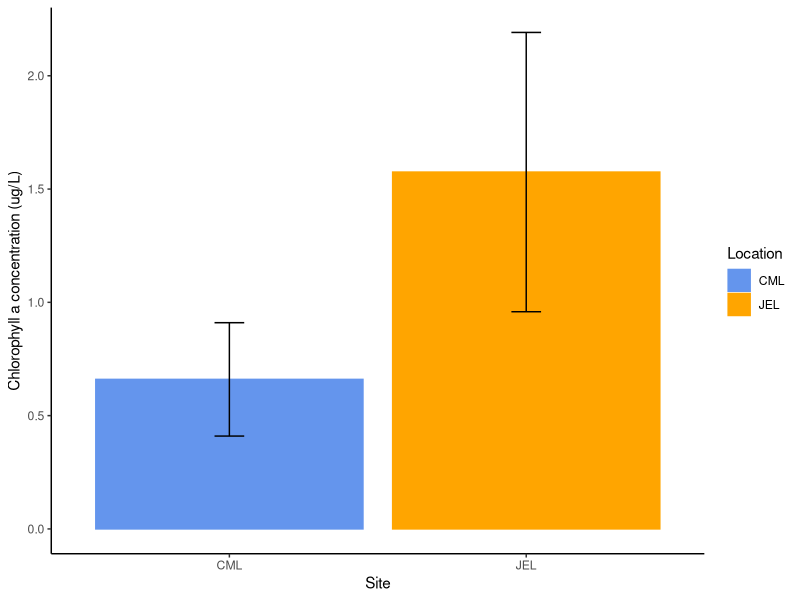
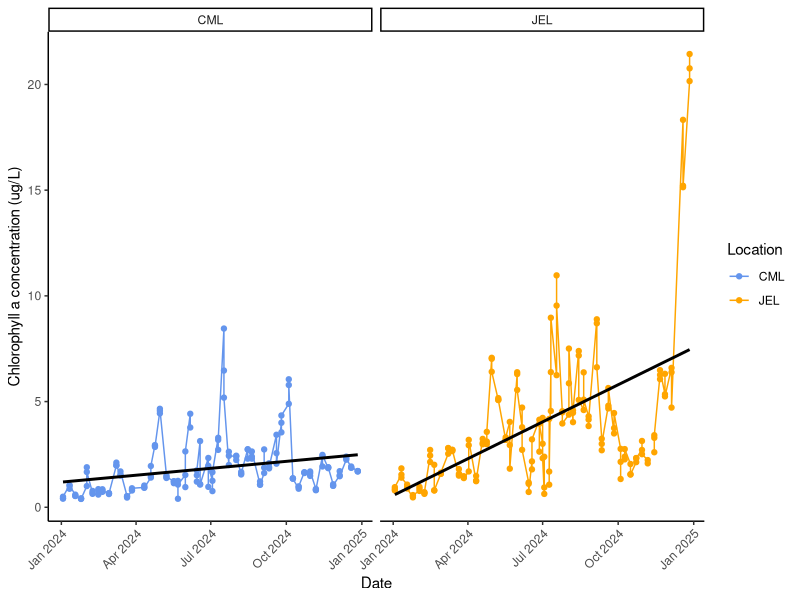
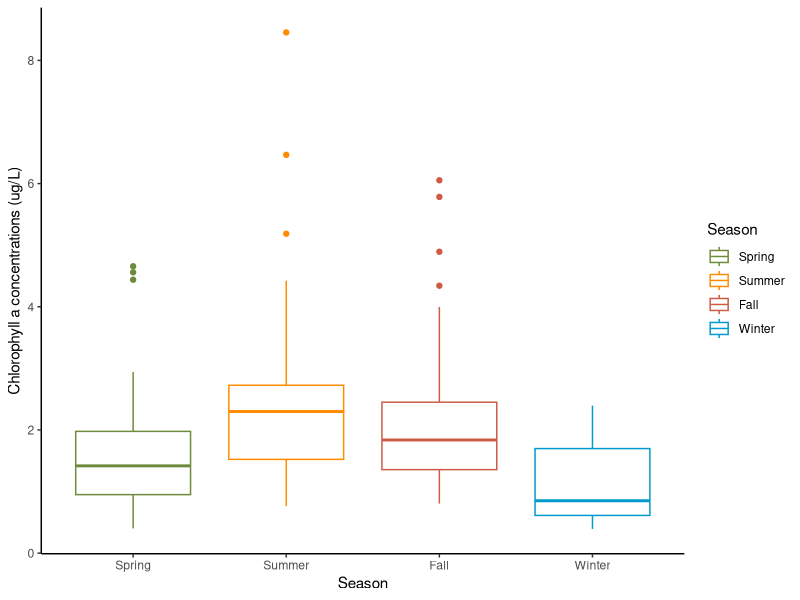
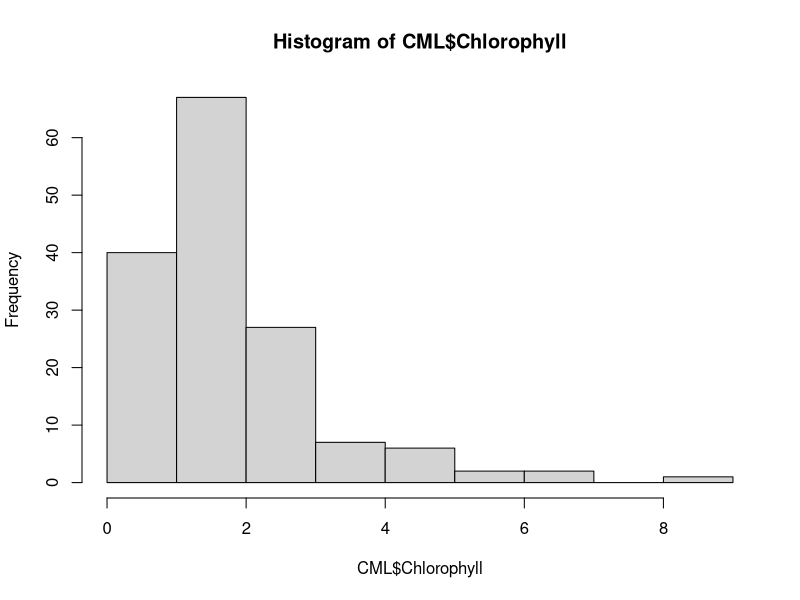
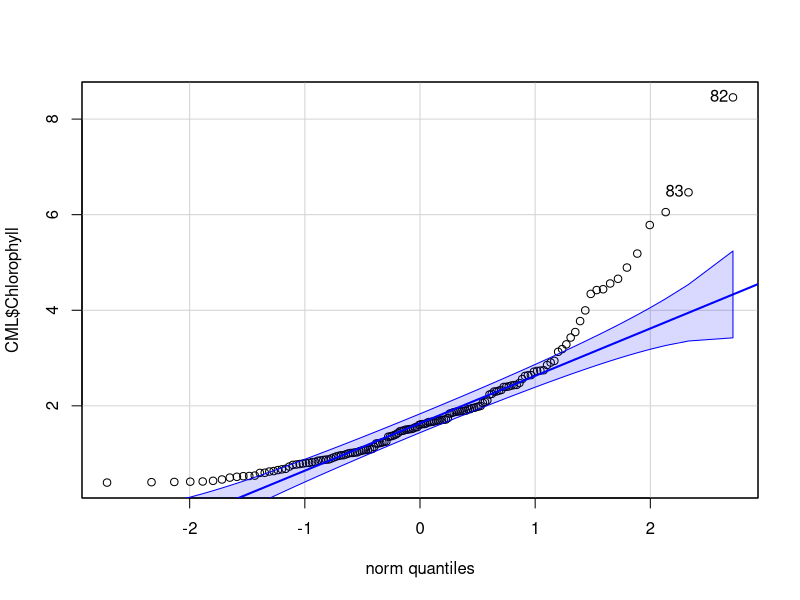
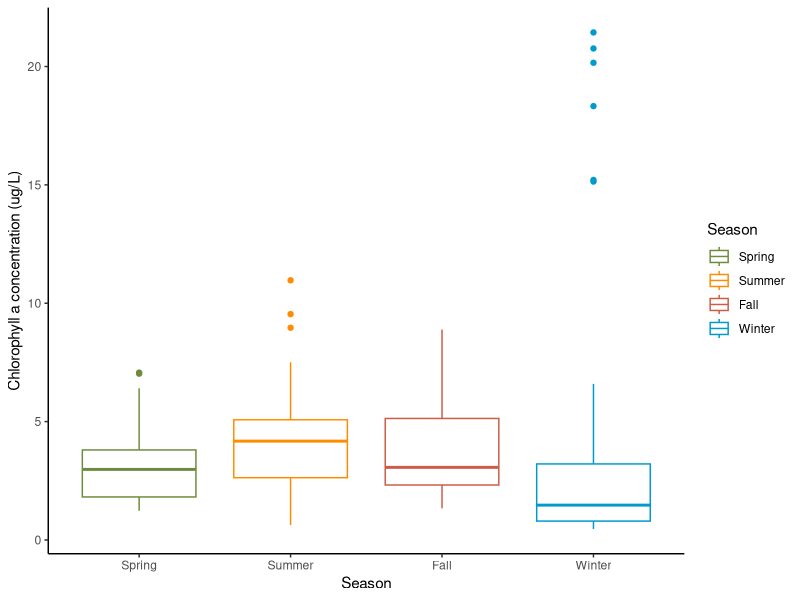
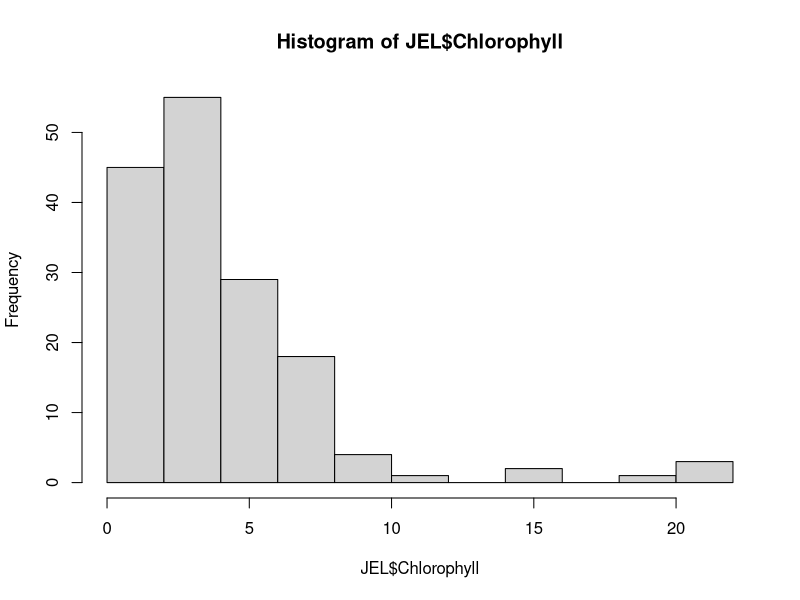
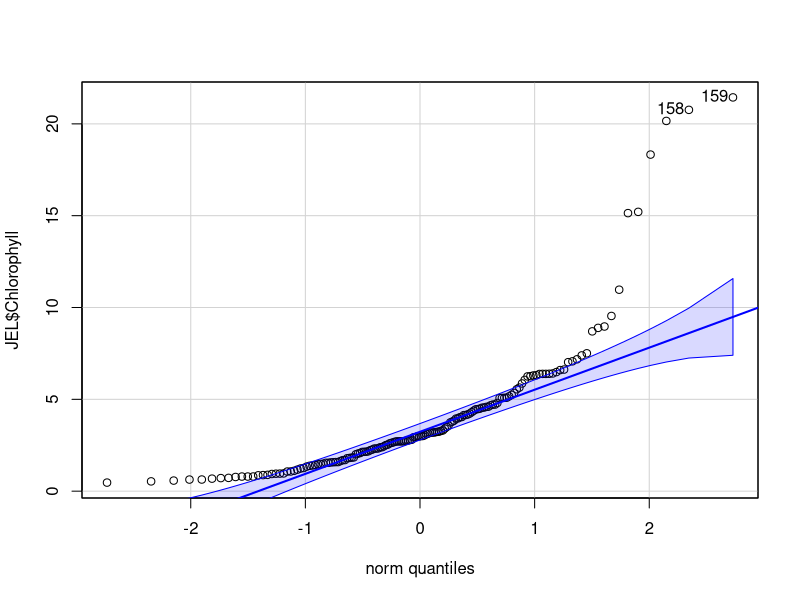

Write the R code that produced these figures, in order.
## ---- chunk 1
#load necessary packages 
library(dplyr)
library(tidyverse)
library(tidyr)
library(ggplot2)
library(vegan)
library(lubridate)
library(car) #for qqplot

#import data from csv file
sampling_data<- read.csv("weekly_NH_sampling.csv")

#data cleaning
sampl_data <- sampling_data %>%
  mutate(date = make_date(Year, month_pull, day_pull)) %>% 
  filter(Location %in% c("CML", "JEL")) %>% #filter for only CML and JEL:
    mutate(
    Season = case_when(
      month_pull %in% c(12, 1, 2)  ~ "Winter",
      month_pull %in% c(3, 4, 5)   ~ "Spring",
      month_pull %in% c(6, 7, 8)   ~ "Summer",
      month_pull %in% c(9, 10, 11) ~ "Fall")) #make a new column for Season,                                       #according to month
  
#make a data set of just 2024 data
data_2024 <- sampl_data %>% 
  filter(Year == "2024") %>% 
   select(-notes, -dna_mL)  #drop columns we don't need
## ---- chunk 2
#| output: TRUE
#| fig-cap: "Bar graph of average chlorophyll a concentrations (ug/L) at CML and JEL in 2024. Error bars represent standard deviation"

#find mean and sd of chlorophyll for each site
site_mean <- data_2024 %>% 
  group_by(Location) %>% 
  drop_na() %>% 
  summarize(site_mean = mean(Chlorophyll), site_sd = sd(Chlorophyll)) 


#visualize the data in a bar graph 
ggplot(data = site_mean, mapping = aes(x = Location, y = site_mean, color = Location, fill = Location)) + geom_bar(stat = "identity") + 
  geom_errorbar(aes(ymin = site_mean - site_sd, ymax = site_mean +
                      site_sd),  width = 0.1, color = "black") + 
  xlab("Site") + ylab("Chlorophyll a concentration (ug/L)") + theme_classic() + 
  scale_color_manual(values = c("CML" = "cornflowerblue", "JEL" = "orange")) + scale_fill_manual(values = c("CML" = "cornflowerblue", "JEL" = "orange"))
## ---- chunk 3
#T TEST TO COMPARE CHLOROPHYLL AT 2 SITES

#t test
t.test(Chlorophyll ~ Location, data = data_2024)

#the t = -6.87 and the p value= 8.137e-11 so there is a significant difference in chlorophyll concentrations between the two sites
## ---- chunk 4
#| output: TRUE
#| fig-cap: "Line graph of weekly chlorophyll a concentrations (ug/L) at CML and JEL throughout 2024. Black lines represent linear trends"

#CHLOROPHYLL OVER TIME, BOTH SITES 

#plot with linear line
ggplot(data = data_2024, aes(x = date, y = Chlorophyll, color = Location)) + geom_point() + geom_line() + ylab("Chlorophyll a concentration (ug/L)") + xlab("Date") + theme_classic() + facet_wrap(~Location) + geom_smooth(method = "lm", se = FALSE, color = "black")  + 
  theme(axis.text.x = element_text(angle = 45, hjust = 1)) + 
  scale_color_manual(values = c("CML" = "cornflowerblue", "JEL" = "orange")) + scale_fill_manual(values = c("CML" = "cornflowerblue", "JEL" = "orange"))
## ---- chunk 5
#make a data set of just CML
CML<- data_2024 %>% 
  filter(Location == "CML")

#make a data set of just JEL data
JEL<- data_2024 %>% 
  filter(Location == "JEL")
## ---- chunk 6
# Fit a linear model to the CML data
#lm(response ~ explanatory, data = df)
CML_chlor_model <- lm(Chlorophyll ~ date, data = CML)

#print the summary of the linear model
summary(CML_chlor_model)

#print y intercept and slope of linear regression 
coef(CML_chlor_model)

#slope is positive but small (0.003586193)
## ---- chunk 7
# Fit a linear model to the JEL data
#lm(response ~ explanatory, data = df)
JEL_chlor_model <- lm(Chlorophyll ~ date, data = JEL)

#print the summary of the linear model
summary(JEL_chlor_model)

#print y intercept and slope of linear regression 
coef(JEL_chlor_model)

#slope is positive but small (0.01911108)
## ---- chunk 8
#| output: TRUE
#| fig-cap: "Boxplot of weekly chlorophyll a concentrations, grouped by season, at CML in 2024"

#SEASONAL COMPARISON OF CHLOROPHYLL AT CML IN 2024
#put seasons in order
CML$Season <- factor(CML$Season,
  levels = c("Spring", "Summer", "Fall", "Winter"),
  ordered = TRUE)

#visualize the data
ggplot(data = CML, mapping = aes(x = Season, y = Chlorophyll, color = Season)) + geom_boxplot() + ylab("Chlorophyll a concentrations (ug/L)") + 
  xlab("Season") + theme_classic() + 
  scale_color_manual(values = c("Fall" = "coral3", "Spring" = "darkolivegreen4", "Summer" = "darkorange", "Winter" = "deepskyblue3")) 
## ---- chunk 9

#VISUAL CHECKS FOR NORMALIY - histogram
hist(CML$Chlorophyll)

#data looks relatively normal 
## ---- chunk 10

#VISUAL CHECKS FOR NORMALIY -qqplot
qqPlot(CML$Chlorophyll)

#data looks relatively normal

## ---- chunk 11
#One way ANOVA for CML
ANOVA_CML_Season <- aov(Chlorophyll ~ Season, data = CML)

#print summary of ANOVA 
summary(ANOVA_CML_Season)

#At least one group is significantly different (F(3, 148) = 9.443, p<0.005).  

#Tukey test to see which group is different 
tukey_CML_Season <- TukeyHSD(ANOVA_CML_Season)

#summary of Tukey test 
tukey_CML_Season
#winter is significantly different from Fall p = 0.0010402
#Winter is also significantly different from summer p = 0.0000093
## ---- chunk 12
#| output: TRUE
#| fig-cap: "Boxplot of weekly chlorophyll a concentrations, grouped by season, at JEL in 2024"

#put seasons in order
JEL$Season <- factor(JEL$Season,
  levels = c("Spring", "Summer", "Fall", "Winter"),
  ordered = TRUE)

#visualize the data
ggplot(data = JEL, mapping = aes(x = Season, y = Chlorophyll, color = Season)) + geom_boxplot() + ylab("Chlorophyll a concentration (ug/L)") + xlab("Season") + theme_classic() + 
  scale_color_manual(values = c("Fall" = "coral3", "Spring" = "darkolivegreen4", "Summer" = "darkorange", "Winter" = "deepskyblue3")) 
## ---- chunk 13

#VISUAL CHECKS FOR NORMALIY - histogram
hist(JEL$Chlorophyll)

#data looks relatively normal

## ---- chunk 14
#VISUAL CHECKS FOR NORMALIY -qqplot
qqPlot(JEL$Chlorophyll)

#data looks relatively normal

## ---- chunk 15

#One way ANOVA
ANOVA_JEL_Season <- aov(Chlorophyll ~ Season, data = JEL)

#print summary of ANOVA 
summary(ANOVA_JEL_Season)

#No Seasons are significantly different at JEL (p=0.495).  
## ---- chunk 16
#| output: TRUE
#| fig-cap: "Bar graph of mean cyanobacteria, nanoeukaryote and picoeukaryote concentrations at CML and JEL in 2024. Error bars represent standard deviation"

#calculate mean picoeukaryote, nanoeukaryote and cyanobacteria concentrations at each site, remove NAs
phytoplankton <- data_2024 %>% 
  select(date, Season, Location, Nanoeukaryotes, Picoeukaryotes, Cyanobacteria) %>% 
  group_by(Location) %>% 
   summarize(
    mean_Nanoeukaryote = mean(Nanoeukaryotes, na.rm = TRUE), 
    mean_Picoeukaryote = mean(Picoeukaryotes, na.rm = TRUE), 
    mean_Cyanobacteria = mean(Cyanobacteria, na.rm = TRUE),
    sd_Nanoeukaryote = sd(Nanoeukaryotes, na.rm = TRUE), 
    sd_Picoeukaryote = sd(Picoeukaryotes, na.rm = TRUE),
    sd_Cyanobacteria = sd(Cyanobacteria, na.rm = TRUE))

#pivot to be able to graph 
phyto_long <- phytoplankton %>% 
  pivot_longer(cols = -Location, 
               names_to = c("Stat", "Type"),
               names_sep = "_",  values_to = "Value") %>% 
  pivot_wider(names_from = Stat, values_from = Value)

#graph mean data, facet by location, add error bars for standard deviations 
ggplot(data = phyto_long, aes(x = Type, y = mean, fill = Type)) + 
  geom_bar(stat = "identity") + ylab("Mean concentration (cells per mL)") + 
  facet_wrap(~Location) + theme_classic() + 
   geom_errorbar(aes(ymin = mean - sd, ymax = mean +
                      sd),  width = 0.1, color = "black") +
  scale_fill_manual(values = c("Cyanobacteria" = "darkmagenta", 
                               "Nanoeukaryote" = "aquamarine4",
                               "Picoeukaryote" = "darksalmon"))  + 
  theme(axis.text.x = element_text(angle = 45, hjust = 1))
## ---- chunk 17
#T TEST TO COMPARE CYANOBACTERIA AT 2 SITES
#t test
t.test(Cyanobacteria ~ Location, data = data_2024)

#the p value = 0.7774 so there is not a significant difference in cyanobacteria concentrations between the two sites
## ---- chunk 18
#T TEST TO COMPARE NANOEUKARYOTES AT 2 SITES
#t test
t.test(Nanoeukaryotes ~ Location, data = data_2024)

#the p value= 0.0004185 so there is a significant difference in nanoeukaryote concentrations between the two sites
## ---- chunk 19
#T TEST TO COMPARE PICOEUKARYOTES AT 2 SITES
#t test
t.test(Picoeukaryotes ~ Location, data = data_2024)

#the p value= 0.01047 so there is a significant difference in picoeukaryote concentrations between the two sites
## ---- chunk 20
#| output: TRUE
#| fig-cap: "Boxplot of weekly picoeukaryote, nanoeukaryote, and cyanobacteria concentrations, grouped by season, at  CML in 2024"

#pivot longer so that I can put Picoeukaryotes, Nanoeukaryotes, and Cyanobacteria all on the same graph 

CML_long <- CML %>% 
  select(date, Season, Picoeukaryotes, Nanoeukaryotes, Cyanobacteria) %>% 
  pivot_longer(
    cols = c(Nanoeukaryotes, Picoeukaryotes, Cyanobacteria),
    names_to = "Type",      
    values_to = "cells_per_ml")

#put seasons in order
CML_long$Season <- factor(CML_long$Season,
  levels = c("Spring", "Summer", "Fall", "Winter"),
  ordered = TRUE)

#visualize the data
ggplot(data = CML_long, mapping = aes(x = Season, y = cells_per_ml, color = Type)) + geom_boxplot() + ylab("Concentration (cells per mL)") + 
  xlab("Season") + theme_classic() +
  scale_color_manual(values = c("Cyanobacteria" = "darkmagenta",
                                "Nanoeukaryotes" = "aquamarine4", 
                                "Picoeukaryotes" = "darksalmon"))
## ---- chunk 21
#| output: TRUE
#| fig-cap: "Boxplot of weekly picoeukaryote, nanoeukaryote, and cyanobacteria concentrations, grouped by season, at  JEL in 2024"

#pivot longer so that I can put Picoeukaryotes, Nanoeukaryotes, and Cyanobacteria all on the same graph 
JEL_long <- JEL %>% 
  select(date, Season, Picoeukaryotes, Nanoeukaryotes, Cyanobacteria) %>% 
  pivot_longer(
    cols = c(Nanoeukaryotes, Picoeukaryotes, Cyanobacteria),
    names_to = "Type",      
    values_to = "cells_per_ml")

#put seasons in order
JEL_long$Season <- factor(JEL_long$Season,
  levels = c("Spring", "Summer", "Fall", "Winter"),
  ordered = TRUE)

#visualize the data
ggplot(data = JEL_long, mapping = aes(x = Season, y = cells_per_ml, color = Type)) + geom_boxplot() + ylab("Concentration (cell per mL)") + xlab("Season") + theme_classic() +
  scale_color_manual(values = c("Cyanobacteria" = "darkmagenta", "Nanoeukaryotes" = "aquamarine4", "Picoeukaryotes" = "darksalmon"))
## ---- chunk 22
#Manova tests of CML phytoplankton data by season and location
CML_manova <- manova(
  cbind(Picoeukaryotes, Nanoeukaryotes, Cyanobacteria) ~ Season,
  data = CML)

summary(CML_manova)
 
#The p value is 2.215e-10 so at least one group in one season is significantly different 

#print ANOVA for each variable
summary.aov(CML_manova)
#significant for pico (p=2.755e-06), nano(p=0.0001669), and cyano (p=0.0004007)
## ---- chunk 23
#TUKEY TESTS TO SEE WHICH GROUPS ARE SIGNIFICANTLY DIFFERENT AT CML

aov_pico_CML  <- aov(Picoeukaryotes ~ Season, data = CML)
aov_nano_CML  <- aov(Nanoeukaryotes ~ Season, data = CML)
aov_cyano_CML <- aov(Cyanobacteria ~ Season, data = CML)

TukeyHSD(aov_pico_CML)
TukeyHSD(aov_nano_CML)
TukeyHSD(aov_cyano_CML)


#cyano: winter significantly different from spring and fall 
#nano: summer significantly different from spring and winter
#pico: fall significantly different from spring and winter 
## ---- chunk 24
#Manova tests of JEL phytoplankton data by season and location
JEL_manova <- manova(
  cbind(Cyanobacteria, Nanoeukaryotes, Picoeukaryotes) ~ Season,
  data = JEL)

summary(JEL_manova)
 
#The p value is 9.271e-06 so at least one group in one season is significantly different 

#print ANOVA for each variable
summary.aov(JEL_manova)
#significant for cyano (2.826e-05) and pico (p = 0.0001314) but not nano(p = 0.1258)
## ---- chunk 25
#TUKEY TESTS TO SEE WHICH GROUPS ARE SIGNIFICANTLY DIFFERENT AT JEL

aov_cyano_JEL <- aov(Cyanobacteria ~ Season, data = JEL)
aov_pico_JEL  <- aov(Picoeukaryotes ~ Season, data = JEL)

TukeyHSD(aov_cyano_JEL)
TukeyHSD(aov_pico_JEL)

#cyano: winter is significantly different from spring and fall
#pico: fall is significantly different from spring and winter 
